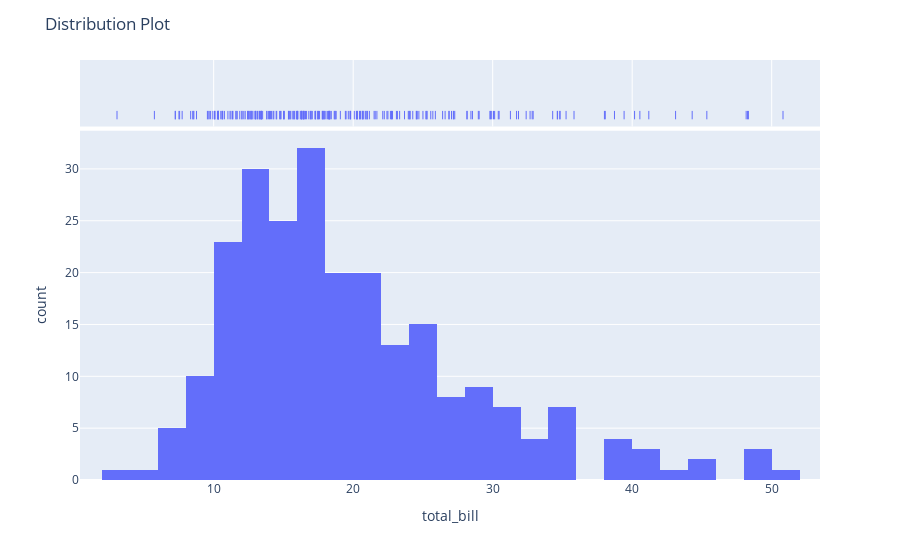

Write notebook code for a chart like this one.
### Markdown cell above
## Question 5 


Displot (also known as a distribution plot) is used to represent data in histogram form. It is a univariant set of collected data, which means the data distribution of one variable will be shown against another variable. In Python, we use the Seaborn library with Matplotlib for data visualization.

### Code cell
fig = px.histogram(tips, x='total_bill', marginal='rug', nbins=30)
fig.update_layout(title="Distribution Plot")
fig.show()

### Figure 1 — Plotly figure (JSON) as saved in the notebook; plotly's stock layout.template omitted (floating-point values rounded to 4 significant figures; data arrays with more than 128 entries replaced by an {"elided": "..."} marker saying what was removed)
{"data": [{"alignmentgroup": "True", "bingroup": "x", "hovertemplate": "total_bill=%{x}<br>count=%{y}<extra></extra>", "legendgroup": "", "marker": {"color": "#636efa", "pattern": {"shape": ""}}, "name": "", "nbinsx": 30, "offsetgroup": "", "orientation": "v", "showlegend": false, "type": "histogram", "x": {"elided": "244 float values"}, "xaxis": "x", "yaxis": "y"}, {"alignmentgroup": "True", "boxpoints": "all", "fillcolor": "rgba(255,255,255,0)", "hoveron": "points", "hovertemplate": "total_bill=%{x}<extra></extra>", "jitter": 0, "legendgroup": "", "line": {"color": "rgba(255,255,255,0)"}, "marker": {"color": "#636efa", "symbol": "line-ns-open"}, "name": "", "offsetgroup": "", "showlegend": false, "type": "box", "x": {"elided": "244 float values"}, "xaxis": "x2", "yaxis": "y2"}], "layout": {"autosize": true, "barmode": "relative", "legend": {"tracegroupgap": 0}, "margin": {"t": 60}, "title": {"text": "Distribution Plot"}, "xaxis": {"anchor": "y", "autorange": true, "domain": [0, 1], "range": [0.4178, 53.46], "title": {"text": "total_bill"}, "type": "linear"}, "xaxis2": {"anchor": "y2", "autorange": true, "domain": [0, 1], "matches": "x", "range": [0.4178, 53.46], "showgrid": true, "showticklabels": false, "type": "linear"}, "yaxis": {"anchor": "x", "autorange": true, "domain": [0, 0.8316], "range": [0, 33.68], "title": {"text": "count"}}, "yaxis2": {"anchor": "x2", "autorange": true, "domain": [0.8416, 1], "matches": "y2", "range": [-0.5942, 0.5], "showgrid": false, "showline": false, "showticklabels": false, "ticks": "", "type": "category"}}}
